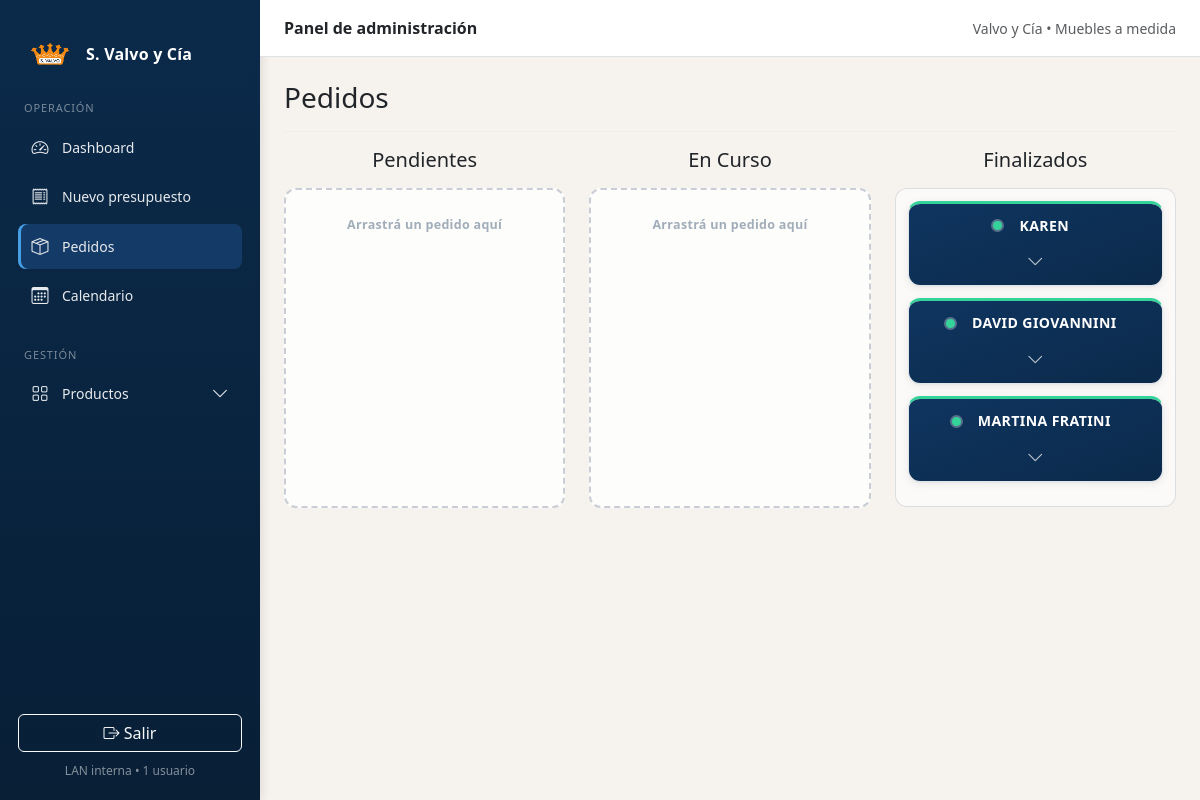
Page /pedidos (signed in) on the earlier database version.
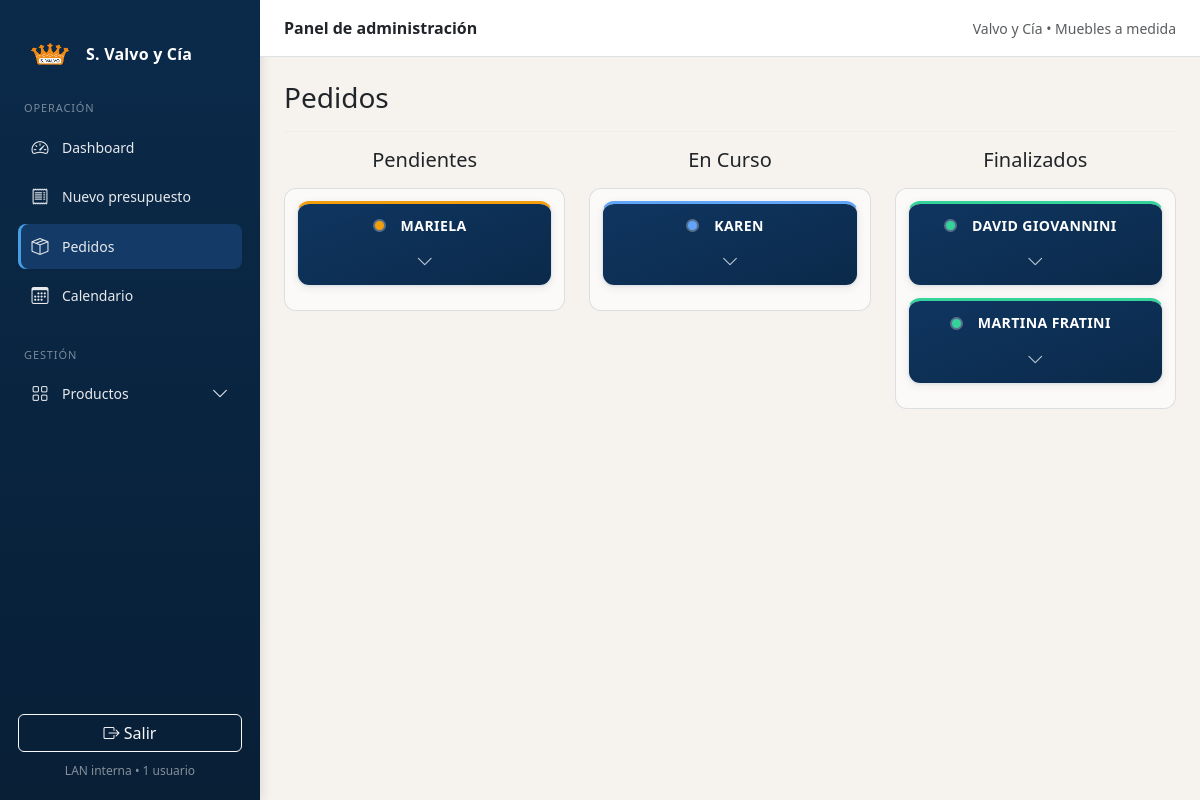
Same page on the later database version.
### app/models.py (models this page shows)
class Pedido(db.Model):
    id = db.Column(db.Integer, primary_key=True)
    cliente = db.Column(db.String(150), nullable=False)
    telefono = db.Column(db.String(50))
    pais = db.Column(db.String(100))
    localidad = db.Column(db.String(100))
    codigo_postal = db.Column(db.String(20))
    barrio = db.Column(db.String(100))
    direccion = db.Column(db.String(200))
    email = db.Column(db.String(120))
    observaciones = db.Column(db.Text)
    total = db.Column(db.Float, nullable=False)
    estado = db.Column(db.String(20), default="PENDIENTE", nullable=False)
    created_at = db.Column(db.DateTime, default=datetime.utcnow, nullable=False)
    pendiente_at = db.Column(db.DateTime, nullable=True)
    en_curso_at = db.Column(db.DateTime, nullable=True)
    finalizado_at = db.Column(db.DateTime, nullable=True)
    monto_sena = db.Column(db.Float, nullable=True)
    forma_pago_preferida = db.Column(db.String(50), nullable=True)
    activo = db.Column(db.Boolean, nullable=False, default=True)
    stock_descontado = db.Column(db.Boolean, nullable=False, default=False, server_default='0')
    token_pdf = db.Column(db.String(32), unique=True, nullable=True)
    items = db.relationship(
        "PedidoItem",
        back_populates="pedido",
        cascade="all, delete-orphan"
    )
    pagos = db.relationship(
        "Pago",
        back_populates="pedido",
        cascade="all, delete-orphan"
    )

### app/routes.py (the view)
    @app.get("/pedidos")
    @login_required
    def pedidos():
        return render_template(
            "pedidos.html",
            pedidos_pendientes=pedidos_por_estado("PENDIENTE"),
            pedidos_en_curso=pedidos_por_estado("EN_CURSO"),
            pedidos_finalizados=pedidos_por_estado("FINALIZADO"),
        )

### app/models.py (called while the page is built)
@login_manager.user_loader
def load_user(user_id):
    return User.query.get(int(user_id))

### app/templates/pedidos.html (shortened to what this page needs)
{% extends "base.html" %}
{% block extra_css %}
<link rel="stylesheet" href="{{ url_for('static', filename='css/pedidos.css') }}">
{% endblock %}
{% block content %}
<h3 class="mb-3">Pedidos</h3>
<div class="pedidos-board">
  <hr class="mb-3">
  <div class="row g-4">
    <div class="col-md-4">
      <h5 class="text-center mb-3">Pendientes</h5>
      <div class="kanban-column" id="PENDIENTE">
        {% for p in pedidos_pendientes %}
          {% set deb = (p.total or 0) - (p.monto_sena or 0) %}
          <div class="pedido-card pedido-nueva estado-{{ p.estado|lower }}"
               data-id="{{ p.id }}"
               data-created="{{ p.created_at.strftime('%d/%m/%Y') if p.created_at else '-' }}">
            <div class="pedido-header">
              <div class="pedido-title-wrap estado-{{ p.estado|lower }}">
                <span class="estado-dot"></span>
                <span class="pedido-title">{{ (p.cliente or '-')|upper }}</span>
              </div>
              <button type="button" class="pedido-toggle" aria-label="Desplegar/ocultar">
                <i class="bi bi-chevron-down"></i>
              </button>
            </div>
          </div>
        {% endfor %}
      </div>
    </div>
    <div class="col-md-4">
      <h5 class="text-center mb-3">En Curso</h5>
      <div class="kanban-column" id="EN_CURSO">
        {% for p in pedidos_en_curso %}
          {% set deb = (p.total or 0) - (p.monto_sena or 0) %}
          <div class="pedido-card pedido-nueva estado-{{ p.estado|lower }}"
               data-id="{{ p.id }}"
               data-created="{{ p.created_at.strftime('%d/%m/%Y') if p.created_at else '-' }}">
            <div class="pedido-header">
              <div class="pedido-title-wrap estado-{{ p.estado|lower }}">
                <span class="estado-dot"></span>
                <span class="pedido-title">{{ (p.cliente or '-')|upper }}</span>
              </div>
              <button type="button" class="pedido-toggle" aria-label="Desplegar/ocultar">
                <i class="bi bi-chevron-down"></i>
              </button>
            </div>
          </div>
        {% endfor %}
      </div>
    </div>
    <div class="col-md-4">
      <h5 class="text-center mb-3">Finalizados</h5>
      <div class="kanban-column" id="FINALIZADO">
        {% for p in pedidos_finalizados %}
          {% set deb = (p.total or 0) - (p.monto_sena or 0) %}
          <div class="pedido-card pedido-nueva estado-{{ p.estado|lower }}"
               data-id="{{ p.id }}"
               data-created="{{ p.created_at.strftime('%d/%m/%Y') if p.created_at else '-' }}">
            <div class="pedido-header">
              <div class="pedido-title-wrap estado-{{ p.estado|lower }}">
                <span class="estado-dot"></span>
                <span class="pedido-title">{{ (p.cliente or '-')|upper }}</span>
              </div>
              <button type="button" class="pedido-toggle" aria-label="Desplegar/ocultar">
                <i class="bi bi-chevron-down"></i>
              </button>
            </div>
          </div>
        {% endfor %}
      </div>
    </div>
  </div>
</div>
{% include "partials/pedido_modal.html" %}
{% endblock %}

### app/templates/base.html (shortened to what this page needs)
<!doctype html>
<html lang="es">
<head>
  <link href="https://cdn.jsdelivr.net/npm/bootstrap@5.3.3/dist/css/bootstrap.min.css" rel="stylesheet">
  <link href="https://cdn.jsdelivr.net/npm/bootstrap-icons@1.11.3/font/bootstrap-icons.css" rel="stylesheet">
  <link rel="stylesheet" href="{{ url_for('static', filename='css/base.css') }}">
  {% block extra_css %}{% endblock %}
</head>
<body style="background:#f6f3ee;">
<div class="d-flex" style="min-height:100vh;">
  <aside class="sidebar">
    <a class="sidebar-brand" href="{{ url_for('dashboard') }}">
      <img src="{{ url_for('static', filename='img/logo.png') }}" class="brand-logo">
      <span class="brand-text">S. Valvo y Cía</span>
    </a>
    <div class="sidebar-section">Operación</div>
    <a class="sidebar-link" href="/dashboard">
      <i class="bi bi-speedometer2"></i>
      <span>Dashboard</span>
    </a>
    <a class="sidebar-link sidebar-primary" href="/presupuestador">
      <i class="bi bi-receipt"></i>
      <span>Nuevo presupuesto</span>
    </a>
    <a class="sidebar-link" href="/pedidos">
      <i class="bi bi-box-seam"></i>
      <span>Pedidos</span>
    </a>
    <a class="sidebar-link" href="/calendario">
      <i class="bi bi-calendar3"></i>
      <span>Calendario</span>
    </a>
    <div class="sidebar-section mt-4">Gestión</div>
    <div class="sidebar-group">
      <button class="sidebar-link sidebar-group-toggle w-100 border-0 text-start"
              type="button"
              data-bs-toggle="collapse"
              data-bs-target="#submenuProductos"
              aria-expanded="false"
              aria-controls="submenuProductos">
        <i class="bi bi-grid"></i>
        <span>Productos</span>
        <i class="bi bi-chevron-down sidebar-chevron ms-auto"></i>
      </button>
    </div>
    <div class="sidebar-bottom">
      <a class="btn btn-outline-light w-100" href="/logout">
        <i class="bi bi-box-arrow-right"></i>
        Salir
      </a>
      <div class="sidebar-status">LAN interna • 1 usuario</div>
    </div>
  </aside>
  <main class="flex-grow-1" style="min-width:0;">
    <div class="px-4 py-3 border-bottom" style="background:#fff;">
      <div class="d-flex justify-content-between align-items-center">
        <div class="fw-semibold">Panel de administración</div>
        <div class="small text-muted">Valvo y Cía • Muebles a medida</div>
      </div>
    </div>
    <div class="container-fluid px-4 py-4">
      {% block content %}{% endblock %}
    </div>
  </main>
</div>
</body>
</html>

### app/templates/partials/pedido_modal.html (shortened to what this page needs)
<link rel="stylesheet" href="{{ url_for('static', filename='css/pedido_modal.css') }}">

### app/static/css/base.css (style rules this page uses)
.sidebar { width: 260px; flex: 0 0 260px; background: linear-gradient(180deg, #0b2a4a, #081f36); color: white; padding: 20px 18px; display: flex; flex-direction: column; box-shadow: 2px 0 10px rgba(0, 0, 0, .1); }
.sidebar-brand { display: flex; align-items: center; gap: 10px; text-decoration: none; color: white; margin-bottom: 30px; }
aside .sidebar-brand { display: flex !important; align-items: center !important; gap: 10px !important; padding: 8px 6px 14px !important; margin-bottom: 6px !important; text-decoration: none !important; color: #fff !important; }
aside .sidebar-brand .brand-logo { width: 52px; height: 52px; object-fit: contain; background: transparent; padding: 0; border-radius: 0; display: block; }
aside .sidebar-brand .brand-text { font-weight: 800; letter-spacing: .2px; line-height: 1; }
.brand-logo { height: 32px; }
.brand-text { font-weight: 600; font-size: 16px; letter-spacing: .3px; }
.sidebar-section { font-size: 11px; text-transform: uppercase; letter-spacing: .08em; color: rgba(255, 255, 255, .45); margin-bottom: 8px; padding-left: 6px; }
.sidebar-link { display: flex; align-items: center; gap: 12px; padding: 10px 12px; border-radius: 8px; color: white; text-decoration: none; font-size: 14px; margin-bottom: 4px; transition: all .18s ease; opacity: .9; }
.sidebar-link i { font-size: 17px; width: 20px; text-align: center; }
.sidebar-link.active { background: #163e6c; box-shadow: inset 3px 0 0 #4dabf7; }
.sidebar-primary { font-weight: 500; }
.sidebar-group-toggle { background: transparent; cursor: pointer; }
.sidebar-chevron { font-size: 11px; transition: transform .2s ease; }
.sidebar-bottom { margin-top: auto; padding-top: 20px; }
.sidebar-status { font-size: 12px; color: rgba(255, 255, 255, .5); margin-top: 10px; text-align: center; }

### app/static/css/pedidos.css (style rules this page uses)
.kanban-column { padding: 12px; border-radius: 12px; background: rgba(255, 255, 255, .6); border: 1px solid rgba(11, 42, 74, .13); height: auto; transition: background .15s, border-color .15s; }
.pedido-card { background: #fff; border-radius: 12px; padding: 0; margin-bottom: 12px; cursor: grab; transition: box-shadow .2s, transform .2s; }
.pedido-nueva { border: 1px solid rgba(11, 42, 74, .12); border-radius: 12px; overflow: hidden; background: #fff; box-shadow: 0 2px 8px rgba(11, 42, 74, .08), 0 1px 2px rgba(0,0,0,.04); user-select: none; margin-bottom: 12px; cursor: grab; transition: box-shadow .2s, transform .18s; }
.pedido-header { position: relative; display: flex; flex-direction: column; align-items: center; justify-content: center; gap: 6px; padding: 13px 14px 11px; background: linear-gradient(160deg, #0f3560 0%, #0b2a4a 100%); color: #fff; text-align: center; }
.pedido-nueva.estado-pendiente { border-top: 3px solid #f59e0b; }
.pedido-nueva.estado-en_curso { border-top: 3px solid #60a5fa; }
.pedido-nueva.estado-finalizado { border-top: 3px solid #34d399; }
.pedido-title-wrap { display: flex; align-items: center; justify-content: center; gap: 9px; font-weight: 600; }
.pedido-title { font-size: .88rem; font-weight: 700; line-height: 1.3; padding: 0 8px; letter-spacing: .4px; white-space: nowrap; overflow: hidden; text-overflow: ellipsis; }
.pedido-toggle { border: none; background: transparent; box-shadow: none; padding: 0; margin: 8px auto 0; cursor: pointer; display: inline-grid; place-items: center; }
.pedido-toggle i { color: rgba(255,255,255,.75); font-size: 17px; pointer-events: none; transition: transform .18s, color .15s; }
.pedidos-board hr { border: none; border-top: 1px solid rgba(11, 42, 74, .08); }
.estado-dot { width: 9px; height: 9px; border-radius: 50%; display: inline-block; flex-shrink: 0; box-shadow: 0 0 0 2px rgba(255,255,255,.3); animation: estadoPulse 2s infinite; }
.estado-pendiente .estado-dot { background: #f59e0b; }
.estado-en_curso .estado-dot { background: #60a5fa; }
.estado-finalizado .estado-dot { background: #34d399; }

Differences in the rows shown:
added Pedido: cliente "MARIELA", shown under "Pendientes"
changed Pedido "KAREN": moves from the list under "Finalizados" to the list under "En Curso"
